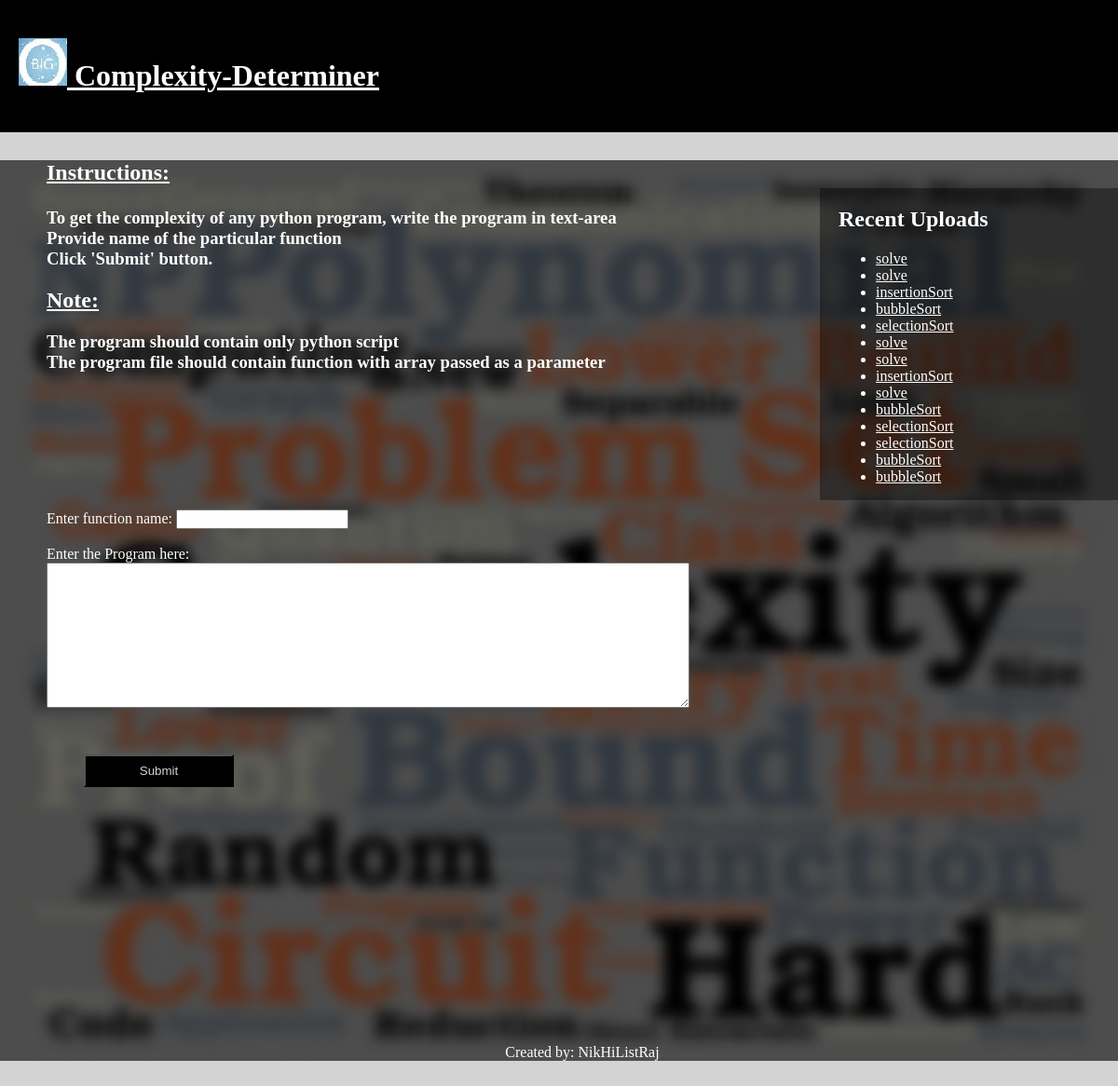
Screenshot of /compx/compformt with the database file from the repository.
### compx/models.py (models this page shows, shortened)
class ModelWithFileField(models.Model):
    fname_field = models.CharField(max_length=30,default='solve')
    code_field = models.TextField(default="not found")
    complexity_field = models.CharField(max_length=30,default='logarithmic')
    complexity_key = models.CharField(max_length=30,default='exponential')
    time1_field = models.CharField(max_length=30, default='10')
    time2_field = models.CharField(max_length=30, default='20')
    time3_field = models.CharField(max_length=30, default='30')
    def get_absolute_url(self):
        return reverse('compxdet',args=[str(self.id)])

### compx/views.py (the view, shortened to what this page needs)
# urls.py: path('compformt',MyFormView2.as_view(), name='compHomet'),
class MyFormView2(TemplateView):
    form_class =texTinpuTforM
    template_name = 'compDetHome2.html'
    model = ModelWithFileField
    def get(self, request, *args, **kwargs):
        form = self.form_class()
        instances = ModelWithFileField.objects.all()
        return render(request, self.template_name, {'form':form,'instances':instances})

### compx/forms.py
class texTinpuTforM(forms.Form):
    function_name = forms.CharField(max_length=50)
    code = forms.CharField(widget=forms.Textarea)

### compx/templates/compDetHome2.html (shortened to what this page needs)
{% extends "basetemplate.html" %}
{%block compHomepage %}
        <div class="editp rightpane">
        <h2>Recent Uploads</h2>
        <ul>
        {% for f in instances %}
        <li>
        <a href = "{{f.get_absolute_url}}">
        {{f.fname_field}}</a>
        </li>
        {% endfor %}
        </ul>
        </div>
        <section class="editp">
            <h2><p style="color:#ffffff" class="fw-light"><span style="text-decoration:underline;"  >
                Instructions:</span></h2><h3 style="color:#ffffff" class="fw-light"><span >To get the complexity of any
        python program, write the program in text-area <br>Provide name of the particular function<br>Click 'Submit' button.</h3></p>
            <p style="color:#ffffff" class="fw-light"><span >
                <h2 style="color:#ffffff" class="fw-light"><span style="text-decoration:underline;" >Note:</h2></span><h3 style="color:#ffffff" class="fw-light"><span>The program should contain only python script <br>The program file should contain function with array passed as a parameter</h3></p>
        </section>
        <br>
        <div class="container" style="color:#ffffff" class="fw-light">
        <form class ="myform" enctype="multipart/form-data" action="" method="post">
<div class="fieldWrapper">
    <label for="{{ form.function_name.id_for_label }}">Enter function name:</label>
    {{ form.function_name }}
</div>
    <br>
<div class="fieldWrapper">
    <label for="{{ form.code.id_for_label }}">Enter the Program here:</label>
    {{ form.code }}
</div>
    <br>
    <br>
            <input class="buttonsub" type="submit" value="Submit">
            <br>
            <br>
            <br>
            <br>
            <br>
            <br>
            <br>
            <br>
        </form>
{% endblock %}

### compx/static/css/homestyles.css (style rules this page uses)
body { background-color:lightgray; margin:0px; padding:0px; }
.editp { color:black; margin-top:30px; margin-bottom:10px; margin-left:30px; padding-left:20px; }
.container { padding-left:20px; margin-left:30px; margin-top:10px; }
.myform { padding-bottom:20px; float:left; width:70%; }
.myform label { // display:block; }
.myform textarea { width:85%; }
.buttonsub { margin:10px 0px 10px 40px; background-color:black; width:20%; padding:8px; color:lightgray; }
.editp a { color:white; }

### compx/templates/compDetHome2.html (style rules this page uses)
.rightpane { width: 25%; height: 100%; position: relative; float: right; background-color: rgba(0,0,0, 0.4); border-collapse: collapse; color:#ffffff }

### rows the page displays
ModelWithFileField: fname_field "solve"
ModelWithFileField: fname_field "solve"
ModelWithFileField: fname_field "insertionSort"
ModelWithFileField: fname_field "bubbleSort"
ModelWithFileField: fname_field "selectionSort"
ModelWithFileField: fname_field "solve"
ModelWithFileField: fname_field "solve"
ModelWithFileField: fname_field "insertionSort"
ModelWithFileField: fname_field "solve"
ModelWithFileField: fname_field "bubbleSort"
ModelWithFileField: fname_field "selectionSort"
ModelWithFileField: fname_field "selectionSort"
ModelWithFileField: fname_field "bubbleSort"
ModelWithFileField: fname_field "bubbleSort"
